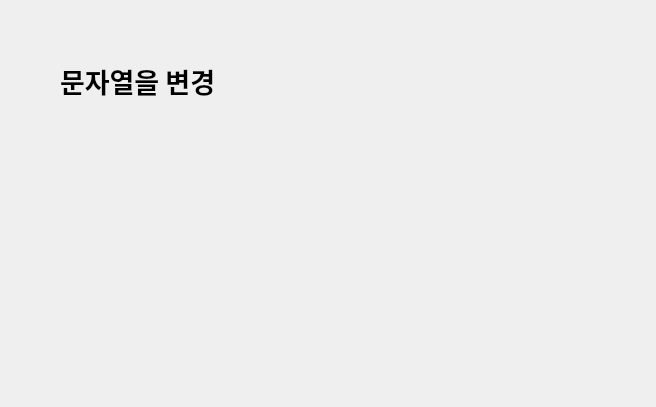
<?xml version="1.0" encoding="UTF-8"?>
<ui version="4.0">
 <class>Dialog</class>
 <widget class="QDialog" name="Dialog">
  <property name="geometry">
   <rect>
    <x>0</x>
    <y>0</y>
    <width>656</width>
    <height>407</height>
   </rect>
  </property>
  <property name="windowTitle">
   <string>Dialog</string>
  </property>
  <widget class="QLabel" name="label">
   <property name="enabled">
    <bool>true</bool>
   </property>
   <property name="geometry">
    <rect>
     <x>60</x>
     <y>30</y>
     <width>381</width>
     <height>101</height>
    </rect>
   </property>
   <property name="font">
    <font>
     <family>맑은 고딕</family>
     <pointsize>20</pointsize>
     <weight>75</weight>
     <bold>true</bold>
    </font>
   </property>
   <property name="text">
    <string>문자열을 변경</string>
   </property>
  </widget>
 </widget>
 <resources/>
 <connections/>
</ui>
